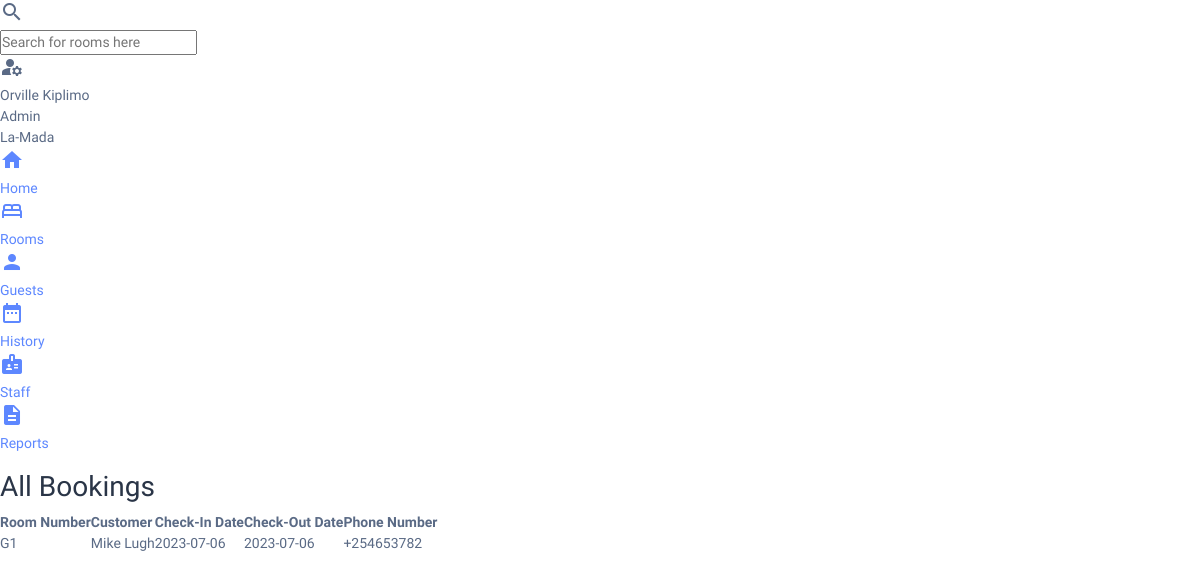
Page /history (signed in) on the earlier database version.
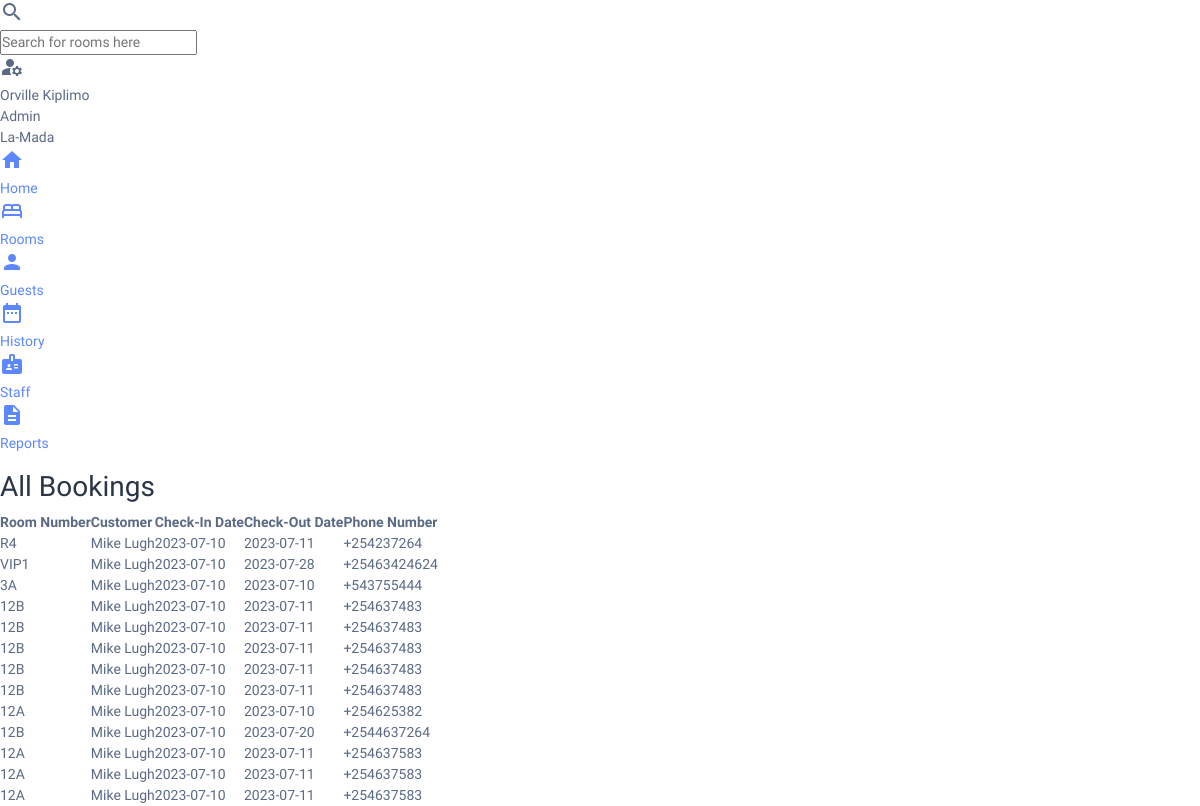
Same page on the later database version.
### tables this page shows
CREATE TABLE 'users' (
    'id' INTEGER PRIMARY KEY AUTOINCREMENT,
    'email' VARCHAR(50) NOT NULL,
    'first_name' CHAR(50),
    'last_name' CHAR(50),
    'role' CHAR(50),
    'password' VARCHAR
);

CREATE TABLE 'bookings'(
    'id' INTEGER PRIMARY KEY AUTOINCREMENT,
    'customer_phone' VARCHAR (12) NOT NULL,
    'customer_name' VARCHAR (50) NOT NULL,
    'room_number' CHAR(30) NOT NULL,
    'room_type' CHAR(30) NOT NULL,
    'check_in' DATE NOT NULL,
    'check_out' DATE NOT NULL,
    'amount_paid' INTEGER NOUT NULL
);

### app.py (the view)
@app.route("/history")
@login_required
def booking_history():
    rows = db.execute("SELECT * FROM bookings")
    rows.reverse()
    return render_template("history.html", bookings=rows)

### app.py (called while the page is built)
@app.after_request
def after_request(response):
    response.headers["Cache-Control"] = "no-cache, no-store, must-revalidate"
    response.headers["Expires"] = 0
    response.headers["Pragma"] = "no-cache"
    return response

@app.context_processor
def user_details():
    if request.path == "/login":
        return {}
    row = db.execute(
        "SELECT first_name, last_name, role FROM users WHERE id = ?", session["user_id"]
    )
    return dict(user=row[0])

### helpers.py (called while the page is built)
def login_required(f):
    @wraps(f)
    def decorated_function(*args, **kwargs):
        if session.get("user_id") is None:
            return redirect("/login")
        return f(*args, **kwargs)
    return decorated_function

### templates/history.html (shortened to what this page needs)
{% extends "layout.html"%}
{% block body %}
<div class="actions">
    <h2>All Bookings</h2>
</div>
<div class="workspace">
    <table>
        <tr>
            <th>Room Number</th>
            <th>Customer</th>
            <th>Check-In Date</th>
            <th>Check-Out Date</th>
            <th>Phone Number</th>
            {% for booking in bookings%}
        <tr>
            <td>{{(booking.room_number).upper()}}</td>
            <td>{{(booking.customer_name).title()}}</td>
            <td>{{booking.check_in}}</td>
            <td>{{booking.check_out}}</td>
            <td>{{booking.customer_phone}}</td>
        </tr>
        {% endfor %}
    </table>
</div>
{% endblock %}

### templates/layout.html (shortened to what this page needs)
<!DOCTYPE html>
<html lang="en">
<head>
    <link href="/static/styles.css" rel="stylesheet">
</head>
<body id="body">
    <header>
        <div class="search">
            <span class="material-icons md-dark">search</span>
            <form action="">
                <input type="text" placeholder="Search for rooms here">
            </form>
        </div>
        <div class="profile" onclick="logout()">
            <div class="profile-pic">
                <span class="material-icons md-dark">manage_accounts</span>
            </div>
            <div class="profile-data">
                <span id="name">{{ (user.first_name).capitalize() + " "+ (user.last_name).capitalize()
                    }}</span><br>
                <span id="role">{{ (user.role).capitalize()}}</span>
            </div>
        </div>
    </header>
    <nav>
        <div id="logo" class="logo">La-Mada</div>
        <ul>
            <a class="nav-item" href="/">
                <span class="material-icons md-dark">home</span>
                <li>Home</li>
            </a>
            <a class="nav-item" href="/rooms">
                <span class="material-icons md-dark"> bed </span>
                <li>Rooms</li>
            </a>
            <a class="nav-item" href="">
                <span class="material-icons md-dark"> person </span>
                <li>Guests</li>
            </a>
            <a class="nav-item" href="/history">
                <span class="material-icons md-dark"> date_range </span>
                <li>History</li>
            </a>
            <a class="nav-item" href="/staff">
                <span class="material-icons md-dark"> badge </span>
                <li>Staff</li>
            </a>
            <a class="nav-item" href="">
                <span class="material-icons md-dark"> description </span>
                <li>Reports</li>
            </a>
        </ul>
    </nav>
    {% block body%}{% endblock %}
</body>
</html>

Differences in the rows shown:
added bookings: room_number "R4", customer_name "Mike Lugh", check_in "2023-07-10", check_out "2023-07-11", customer_phone "+254237264"
added bookings: room_number "VIP1", customer_name "Mike Lugh", check_in "2023-07-10", check_out "2023-07-28", customer_phone "+25463424624"
added bookings: room_number "3A", customer_name "Mike Lugh", check_in "2023-07-10", check_out "2023-07-10", customer_phone "+543755444"
added bookings: room_number "12B", customer_name "Mike Lugh", check_in "2023-07-10", check_out "2023-07-11", customer_phone "+254637483"
added bookings: room_number "12B", customer_name "Mike Lugh", check_in "2023-07-10", check_out "2023-07-11", customer_phone "+254637483"
added bookings: room_number "12B", customer_name "Mike Lugh", check_in "2023-07-10", check_out "2023-07-11", customer_phone "+254637483"
added bookings: room_number "12B", customer_name "Mike Lugh", check_in "2023-07-10", check_out "2023-07-11", customer_phone "+254637483"
added bookings: room_number "12B", customer_name "Mike Lugh", check_in "2023-07-10", check_out "2023-07-11", customer_phone "+254637483"
added bookings: room_number "12A", customer_name "Mike Lugh", check_in "2023-07-10", check_out "2023-07-10", customer_phone "+254625382"
added bookings: room_number "12B", customer_name "Mike Lugh", check_in "2023-07-10", check_out "2023-07-20", customer_phone "+2544637264"
added bookings: room_number "12A", customer_name "Mike Lugh", check_in "2023-07-10", check_out "2023-07-11", customer_phone "+254637583"
added bookings: room_number "12A", customer_name "Mike Lugh", check_in "2023-07-10", check_out "2023-07-11", customer_phone "+254637583"
changed bookings (number 13 of 13 on the later page): room_number "G1" → "12A"; check_in "2023-07-06" → "2023-07-10"; check_out "2023-07-06" → "2023-07-11"; customer_phone "+254653782" → "+254637583"
